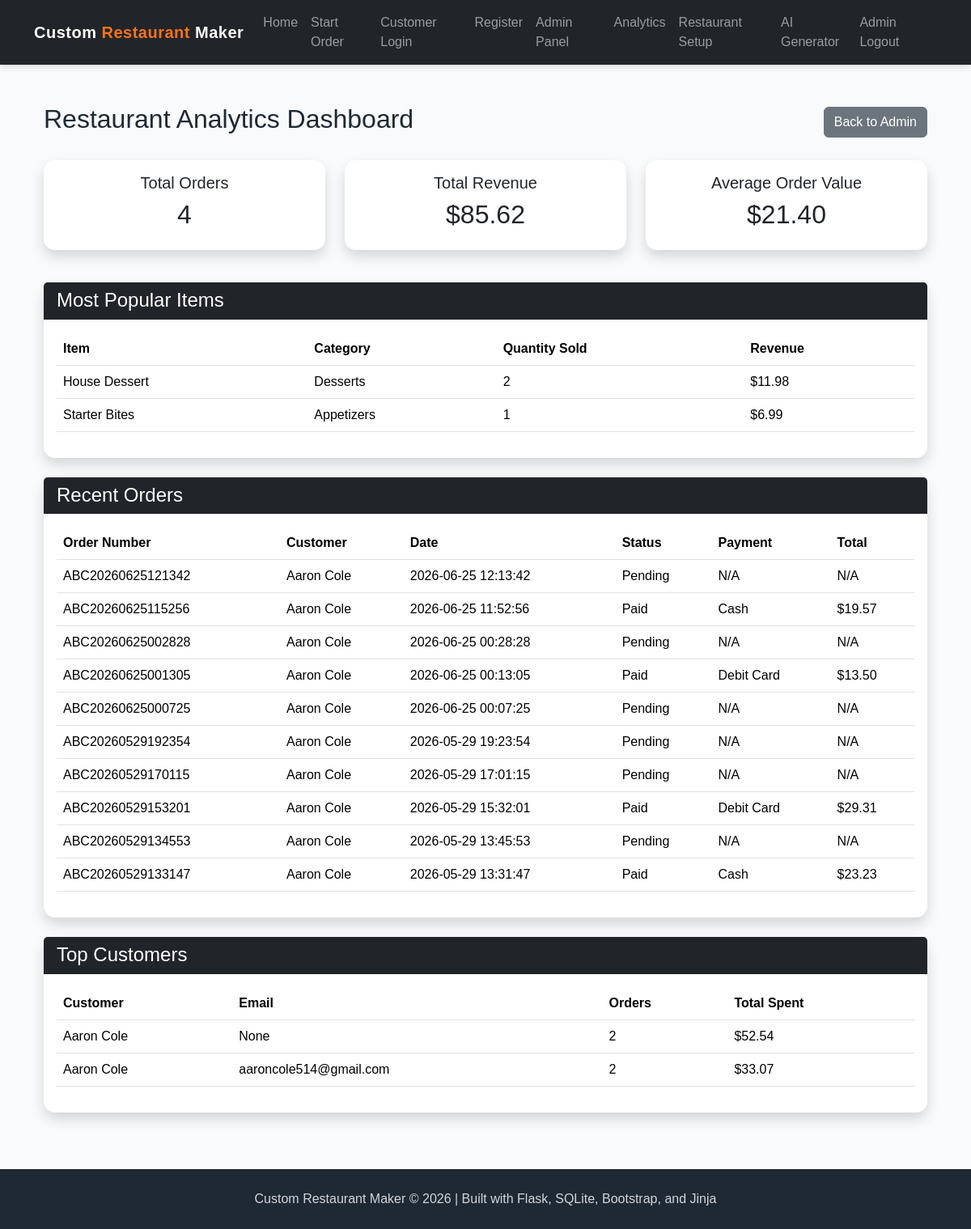
The page /admin/analytics (signed in) on the database as committed earlier.
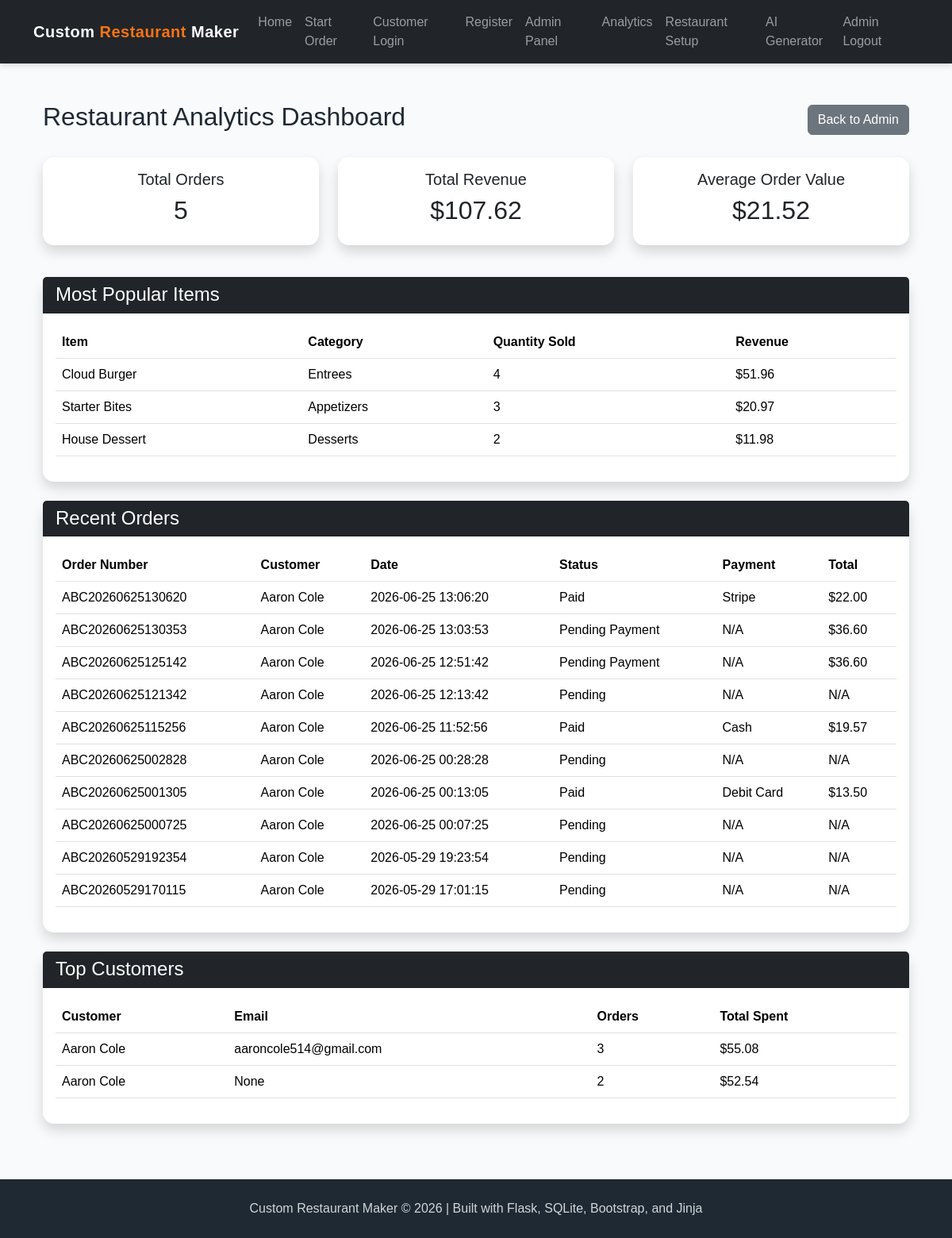
The same page on the database as committed later.
### tables this page shows
CREATE TABLE menu (
    menu_id INTEGER PRIMARY KEY AUTOINCREMENT,
    name TEXT NOT NULL,
    category TEXT NOT NULL,
    price REAL NOT NULL,
    description TEXT
, image_filename TEXT, image_url TEXT);

CREATE TABLE orders (
    order_id INTEGER PRIMARY KEY AUTOINCREMENT,
    customer_id INTEGER NOT NULL,
    order_number TEXT UNIQUE NOT NULL,
    date_time TEXT NOT NULL, status TEXT DEFAULT 'Pending', payment_method TEXT, total_amount REAL, stripe_session_id TEXT, stripe_payment_status TEXT,
    FOREIGN KEY (customer_id) REFERENCES customers(customer_id)
);

CREATE TABLE customers (
    customer_id INTEGER PRIMARY KEY AUTOINCREMENT,
    name TEXT NOT NULL,
    street_address TEXT,
    city TEXT,
    state TEXT,
    zip_code TEXT,
    phone_number TEXT
, email TEXT, password_hash TEXT, created_at TEXT);

### app.py (the view)
@app.route("/admin/analytics")
def admin_analytics():
    if not session.get("admin_logged_in"):
        flash("Please log in to view analytics.", "warning")
        return redirect("/login")
    conn = get_db()
    cur = conn.cursor()
    cur.execute("""
        SELECT
            COUNT(*) AS total_orders,
            COALESCE(SUM(total_amount), 0) AS total_revenue,
            COALESCE(AVG(total_amount), 0) AS average_order_value
        FROM orders
        WHERE status = 'Paid'
    """)
    summary = cur.fetchone()
    cur.execute("""
        SELECT
            m.name,
            m.category,
            SUM(oi.quantity) AS total_sold,
            SUM(oi.quantity * m.price) AS item_revenue
        FROM order_items oi
        JOIN menu m ON oi.menu_id = m.menu_id
        GROUP BY m.menu_id, m.name, m.category
        ORDER BY total_sold DESC
        LIMIT 5
    """)
    popular_items = cur.fetchall()
    cur.execute("""
        SELECT
            o.order_number,
            o.date_time,
            o.status,
            o.payment_method,
            o.total_amount,
            c.name AS customer_name
        FROM orders o
        JOIN customers c ON o.customer_id = c.customer_id
        ORDER BY o.date_time DESC
        LIMIT 10
    """)
    recent_orders = cur.fetchall()
    cur.execute("""
        SELECT
            c.name,
            c.email,
            COUNT(o.order_id) AS order_count,
            COALESCE(SUM(o.total_amount), 0) AS total_spent
        FROM customers c
        JOIN orders o ON c.customer_id = o.customer_id
        WHERE o.status = 'Paid'
        GROUP BY c.customer_id, c.name, c.email
        ORDER BY total_spent DESC
        LIMIT 5
    """)
    top_customers = cur.fetchall()
    conn.close()
    return render_template(
        "admin_analytics.html",
        summary=summary,
        popular_items=popular_items,
        recent_orders=recent_orders,
        top_customers=top_customers
    )

### app.py (called while the page is built)
def get_db():
    conn = sqlite3.connect("project4.db")
    conn.row_factory = sqlite3.Row
    return conn

### templates/admin_analytics.html (shortened to what the changed rows need)
{% extends "base.html" %}
{% block content %}
<div class="container mt-5">
    <div class="d-flex justify-content-between align-items-center mb-4">
        <h2>Restaurant Analytics Dashboard</h2>
    </div>
    <div class="row mb-4">
        <div class="col-md-4 mb-3">
            <div class="card shadow text-center">
                <div class="card-body">
                    <h5>Total Orders</h5>
                    <h2>{{ summary["total_orders"] }}</h2>
                </div>
            </div>
        </div>
        <div class="col-md-4 mb-3">
            <div class="card shadow text-center">
                <div class="card-body">
                    <h5>Total Revenue</h5>
                    <h2>${{ "%.2f"|format(summary["total_revenue"]) }}</h2>
                </div>
            </div>
        </div>
        <div class="col-md-4 mb-3">
            <div class="card shadow text-center">
                <div class="card-body">
                    <h5>Average Order Value</h5>
                    <h2>${{ "%.2f"|format(summary["average_order_value"]) }}</h2>
                </div>
            </div>
        </div>
    </div>
    <div class="card shadow mb-4">
        <div class="card-body">
            {% if popular_items %}
                <table class="table table-hover align-middle">
                    <thead>
                        <tr>
                            <th>Item</th>
                            <th>Category</th>
                            <th>Quantity Sold</th>
                            <th>Revenue</th>
                        </tr>
                    </thead>
                    <tbody>
                        {% for item in popular_items %}
                        <tr>
                            <td>{{ item["name"] }}</td>
                            <td>{{ item["category"] }}</td>
                            <td>{{ item["total_sold"] }}</td>
                            <td>${{ "%.2f"|format(item["item_revenue"]) }}</td>
                        </tr>
                        {% endfor %}
                    </tbody>
                </table>
            {% else %}
                <p>No item sales data yet.</p>
            {% endif %}
        </div>
    </div>
    <div class="card shadow mb-4">
        <div class="card-body">
            {% if recent_orders %}
                <table class="table table-hover align-middle">
                    <thead>
                        <tr>
                            <th>Order Number</th>
                            <th>Customer</th>
                            <th>Date</th>
                            <th>Status</th>
                            <th>Payment</th>
                            <th>Total</th>
                        </tr>
                    </thead>
                    <tbody>
                        {% for order in recent_orders %}
                        <tr>
                            <td>{{ order["order_number"] }}</td>
                            <td>{{ order["customer_name"] }}</td>
                            <td>{{ order["date_time"] }}</td>
                            <td>{{ order["status"] or "Pending" }}</td>
                            <td>{{ order["payment_method"] or "N/A" }}</td>
                            <td>
                                {% if order["total_amount"] %}
                                    ${{ "%.2f"|format(order["total_amount"]) }}
                                {% else %}
                                    N/A
                                {% endif %}
                            </td>
                        </tr>
                        {% endfor %}
                    </tbody>
                </table>
            {% else %}
                <p>No recent orders yet.</p>
            {% endif %}
        </div>
    </div>
    <div class="card shadow mb-5">
        <div class="card-body">
            {% if top_customers %}
                <table class="table table-hover align-middle">
                    <thead>
                        <tr>
                            <th>Customer</th>
                            <th>Email</th>
                            <th>Orders</th>
                            <th>Total Spent</th>
                        </tr>
                    </thead>
                    <tbody>
                        {% for customer in top_customers %}
                        <tr>
                            <td>{{ customer["name"] }}</td>
                            <td>{{ customer["email"] }}</td>
                            <td>{{ customer["order_count"] }}</td>
                            <td>${{ "%.2f"|format(customer["total_spent"]) }}</td>
                        </tr>
                        {% endfor %}
                    </tbody>
                </table>
            {% else %}
                <p>No customer spending data yet.</p>
            {% endif %}
        </div>
    </div>
</div>
{% endblock %}

Rows that differ between the two databases and show on the page:
no longer on this page (row unchanged): orders: order_number "ABC20260529153201", customer_name "Aaron Cole", date_time "2026-05-29 15:32:01", status "Paid", payment_method "Debit Card", total_amount "29.31"
no longer on this page (row unchanged): orders: order_number "ABC20260529134553", customer_name "Aaron Cole", date_time "2026-05-29 13:45:53", status "Pending", order "N/A"
no longer on this page (row unchanged): orders: order_number "ABC20260529133147", customer_name "Aaron Cole", date_time "2026-05-29 13:31:47", status "Paid", payment_method "Cash", total_amount "23.23"
now on this page (row unchanged): menu: name "Cloud Burger", category "Entrees", total_sold "4", item_revenue "51.96"
shown differently, row unchanged: menu "Starter Bites": total_sold "1" → "3"; item_revenue "6.99" → "20.97"; moves up the list
added orders: order_number "ABC20260625130620", customer_name "Aaron Cole", date_time "2026-06-25 13:06:20", status "Paid", payment_method "Stripe", total_amount "22.00"
added orders: order_number "ABC20260625130353", customer_name "Aaron Cole", date_time "2026-06-25 13:03:53", status "Pending Payment", order "N/A", total_amount "36.60"
added orders: order_number "ABC20260625125142", customer_name "Aaron Cole", date_time "2026-06-25 12:51:42", status "Pending Payment", order "N/A", total_amount "36.60"
shown differently, row unchanged: customers "aaroncole514@gmail.com": order_count "2" → "3"; total_spent "33.07" → "55.08"; moves up the list
Other text that changed with them:
{{ summary["total_orders"] }}: "4" → "5"
{{ "%.2f"|format(summary["total_revenue"]) }}: "85.62" → "107.62"
{{ "%.2f"|format(summary["average_order_value"]) }}: "21.40" → "21.52"
